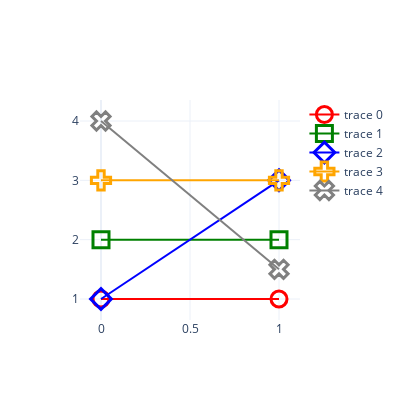

The notebook cell saved with this chart:
### Code cell
fig = go.Figure(data=traces, layout=layout)
fig.show()

### Figure 1 — Plotly figure (JSON) as saved in the notebook; plotly's stock layout.template omitted (floating-point values rounded to 4 significant figures)
{"data": [{"marker": {"color": "red", "line": {"width": 3}, "size": 16, "symbol": 100}, "type": "scatter", "x": [0, 1], "y": [1, 1]}, {"marker": {"color": "green", "line": {"width": 3}, "size": 16, "symbol": 101}, "type": "scatter", "x": [0, 1], "y": [2, 2]}, {"marker": {"color": "blue", "line": {"width": 3}, "size": 16, "symbol": 102}, "type": "scatter", "x": [0, 1], "y": [1, 3]}, {"marker": {"color": "orange", "line": {"width": 3}, "size": 16, "symbol": 103}, "type": "scatter", "x": [0, 1], "y": [3, 3]}, {"marker": {"color": "grey", "line": {"width": 3}, "size": 16, "symbol": 104}, "type": "scatter", "x": [0, 1], "y": [4, 1.5]}], "layout": {"height": 400, "width": 400}}
